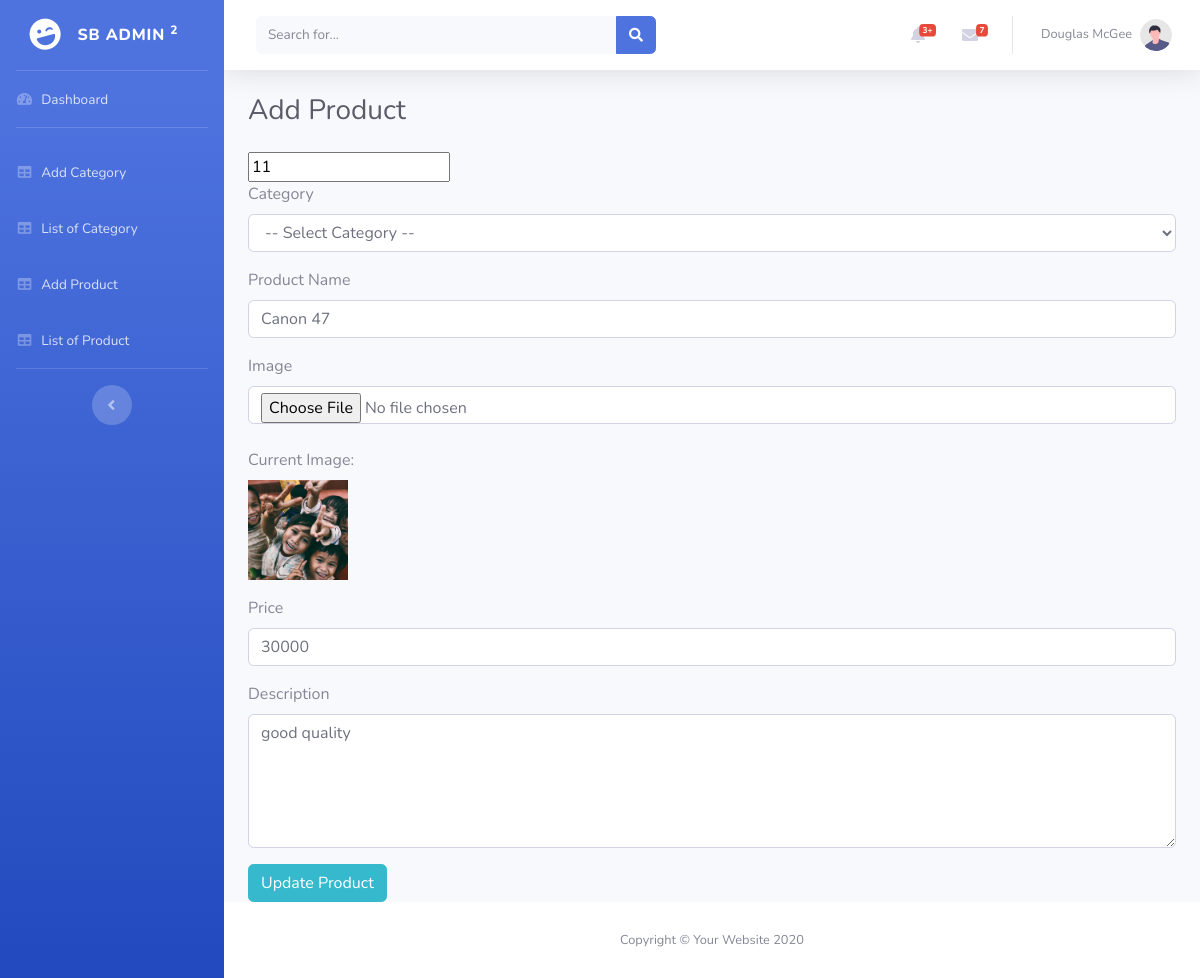
Page /admin/edit_product.php?id=11 on the earlier database version.
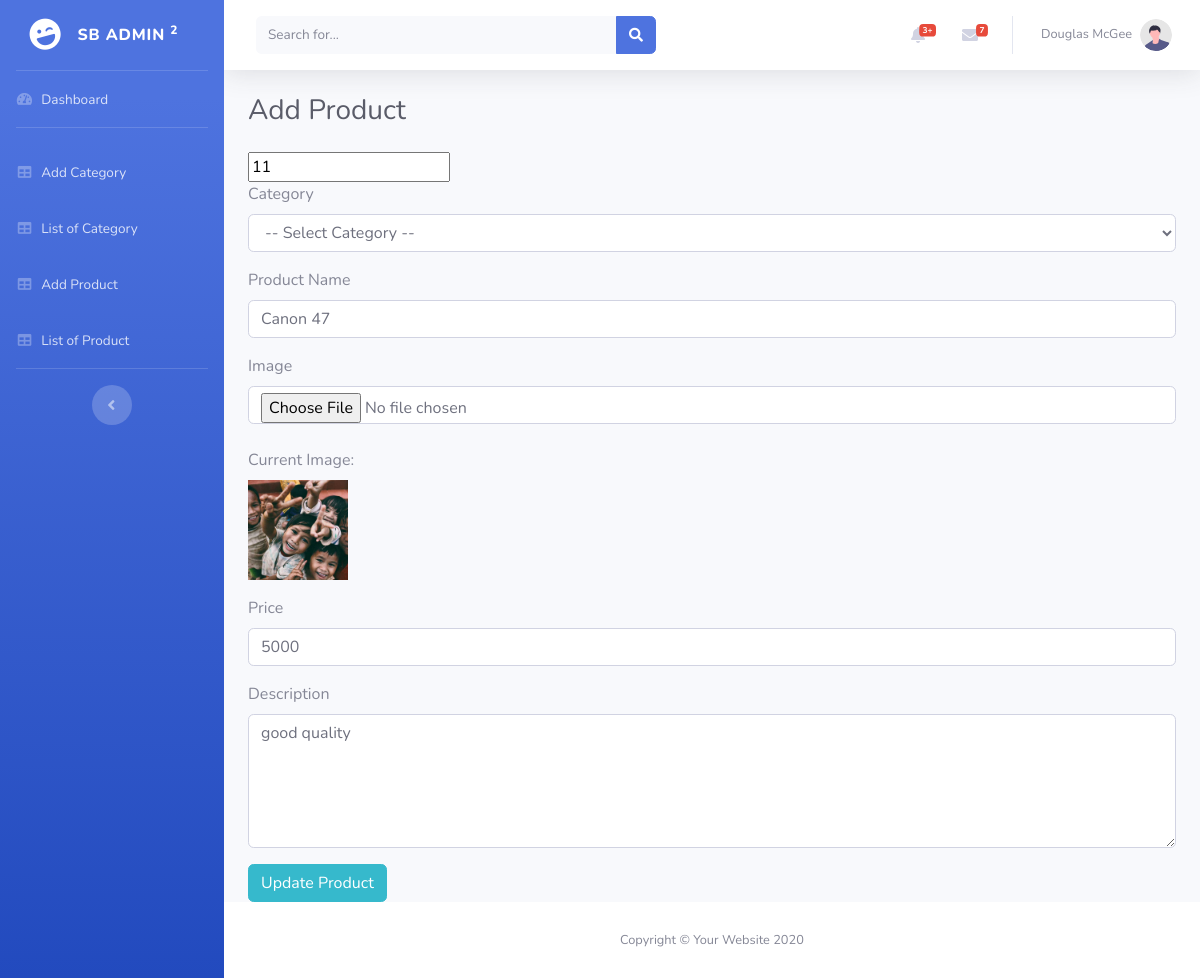
Same page on the later database version.
### tables this page shows
CREATE TABLE `product` (
  `id` int(11) NOT NULL,
  `category_id` int(11) DEFAULT NULL,
  `name` varchar(100) NOT NULL,
  `image` varchar(100) NOT NULL,
  `price` varchar(100) NOT NULL,
  `description` text NOT NULL
);

### admin/edit_product.php (the view, shortened to what this page needs)
<?php
$db = mysqli_connect("localhost", "root", "", "ecommerce");
$eid = $_GET['id'];
$select = "SELECT * FROM product WHERE id='$eid'";
$result = $db->query($select);
$row = $result->fetch_assoc();
?>
<!DOCTYPE html>
<html lang="en">
<head>
    <link href="vendor/fontawesome-free/css/all.min.css" rel="stylesheet" type="text/css">
    <link href="css/sb-admin-2.min.css" rel="stylesheet">
</head>
<body id="page-top">
    <div id="wrapper">
        <?php include('inc/sidebar.php'); ?>
        <div id="content-wrapper" class="d-flex flex-column">
            <div id="content">
                <?php include('inc/topbar.php'); ?>
                <div class="container-fluid">
                    <h1 class="h3 mb-4 text-gray-800">Add Product</h1>
                    <form action="update_product.php" method="POST" enctype="multipart/form-data">
                        <input type="text" name="id" value="<?php echo $row['id']; ?>">
    <div class="form-group">
        <label>Category</label>
        <select name="category" class="form-control"  required>
            <option value="">-- Select Category --</option>
        </select>
    </div>
    <div class="form-group">
        <label>Product Name</label>
        <input type="text" name="pname" class="form-control" value="<?php echo $row['name']; ?>" required>
    </div>
    <div class="form-group">
        <label>Image</label>
        <input type="file" name="pimage" class="form-control" value="<?php echo $row['image']; ?>" accept="image/*" >
        <?php if (!empty($row['image'])): ?>
            <br><label>Current Image:</label><br>
            <img src="uploads/<?php echo $row['image']; ?>" alt="Product Image" style="width: 100px; height: auto;">
        <?php endif; ?>
    </div>
    <div class="form-group">
        <label>Price</label>
        <input type="text" name="price" class="form-control" pattern="\d+(\.\d{1,2})?" title="Enter a valid price" value="<?php echo $row['price']; ?>" required>
    </div>
    <div class="form-group">
        <label>Description</label>
        <textarea name="description" class="form-control" rows="5" required><?php echo $row['description']; ?></textarea>
    </div>
    <input type="submit" value="Update Product" class="btn btn-info">
</form>
                </div>
            </div>
            <?php include('inc/footer.php'); ?>
</body>
</html>

Differences in the rows shown:
changed product "Canon 47": price "30000" → "5000"
